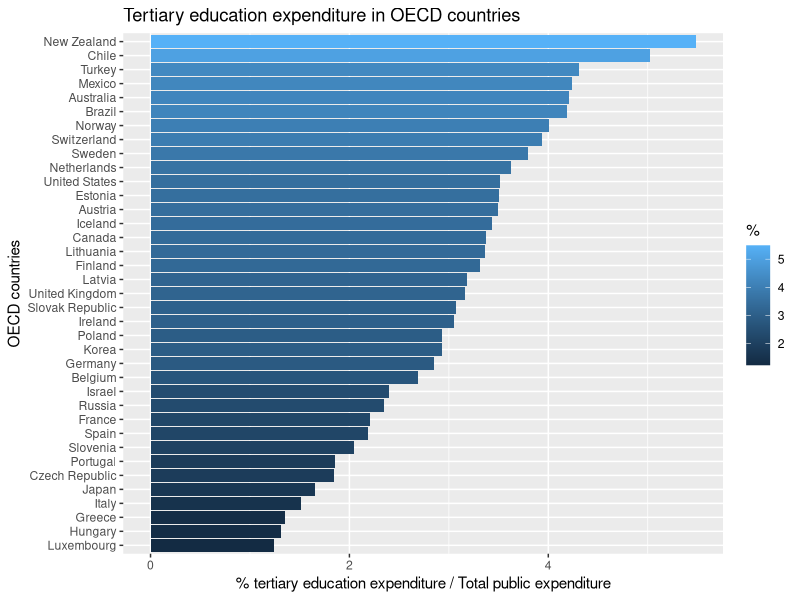

The R source for this figure:
install.packages("tidyverse")
library("tidyverse")

##Public expenditure on education as percentage of total government expenditure

expenditures <- read.csv("Data/EAG_FIN_RATIO_CATEGORY_23012019145211397.csv",
                         sep = ",",header = TRUE,
                         dec = ".")

View(expenditures)
names(expenditures)

##Narrow it down to tertiary education expenditures

tertiaryexp <- filter(expenditures, 
                      Education.level.and.programe.orientation == "Total tertiary education (ISCED2011 levels 5 to 8)")

##Narrow it down to tertiary education expenditures in 2015

tertiaryexp <- filter(expenditures, 
Education.level.and.programe.orientation == "Total tertiary education (ISCED2011 levels 5 to 8)",
Year == 2015, Institution.type == "All sectors")

names(tertiaryexp)

##Keep only the country and the total amount dedicated to tertiary education expenditures

tertiaryexpsimple <- tertiaryexp[c(2,15)]

##Graphs

tertiaryexpsimple %>%
  filter(Value>0) %>%
  ggplot() +
  geom_bar(aes(x = reorder(Country, Value), y = Value, fill = Value), stat = "identity", 
           position = position_stack(reverse = TRUE)) +  
  coord_flip() +
  ggtitle("Tertiary education expenditure in OECD countries") +
  xlab("OECD countries") +
  ylab("% tertiary education expenditure / Total public expenditure") + 
  labs(fill = "%")

